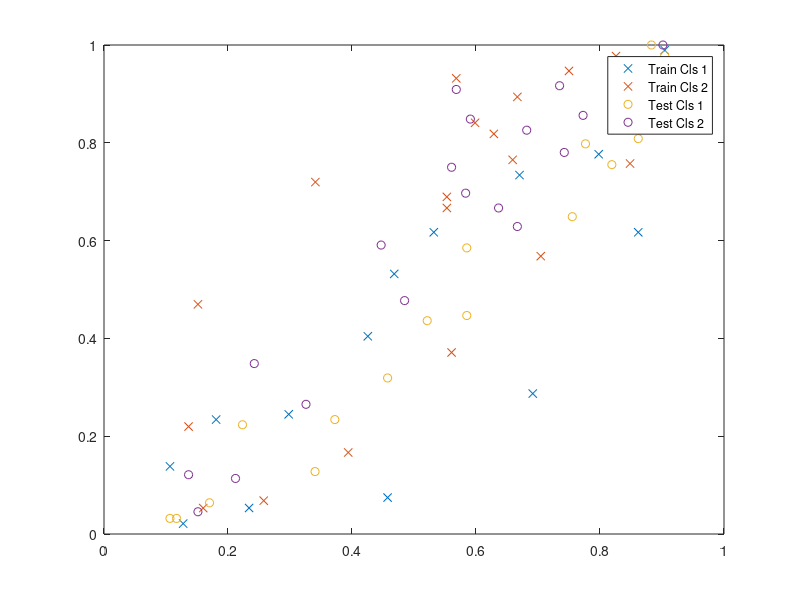

The MATLAB script that drew this image: (Note: this script raises an error after producing the figure.)
clear all
clc

Training_Class1 = [0.1064 0.5682; 0.1277 0.3409; 0.234 0.1515; 0.4574 0.1364; 0.6915 0.16; 0.8617 0.2576; 0.9043 0.3939; 0.9043 0.5606; 0.8936 0.7045; 0.883 0.8485; 0.8404 0.8258; 0.7979 0.6667; 0.6702 0.553; 0.5319 0.6591; 0.4681 0.75; 0.4255 0.5985; 0.2979 0.553; 0.1809 0.6288];

Training_Class2 = [0.1383 0.9318; 0.0213  0.7197; 0.0532  0.4697;  0.0745  0.2197; 0.2872  0.053; 0.617  0.0682; 0.9468  0.1667; 0.9894  0.3712; 0.9681  0.5682; 0.9574  0.7576; 0.9468  0.9773; 0.7766  0.8939; 0.734  0.6894;  0.617  0.7652; 0.5319  0.947 ; 0.4043  0.8409; 0.2447  0.6667; 0.234  0.8182]; 

Test_Class1 =[0.1064  0.6818; 0.117  0.447; 0.1702  0.2424; 0.3404  0.1364; 0.5851  0.1515; 0.7766  0.2121;  0.883  0.3258; 0.9043  0.4848; 0.8936  0.6364; 0.883  0.7727; 0.8617  0.9015; 0.8191  0.7424; 0.7553  0.5833; 0.5851  0.5909; 0.5213  0.7348; 0.4574  0.6667; 0.3723  0.5606; 0.2234  0.5682];

Test_Class2 = [0.0319  0.8258; 0.0319  0.5909; 0.0638  0.3485; 0.1277  0.1212; 0.4468  0.0455; 0.7979  0.1136 ;1  0.2652 ;  0.9787  0.4773 ;  0.9574  0.6667; 0.9574  0.8561; 0.8085  1 ;  0.7553  0.7803; 0.6489  0.697; 0.5851  0.8485 ; 0.4362  0.9167; 0.3191  0.6288; 0.234  0.75; 0.2234  0.9091];

Training = [Training_Class1;Training_Class2];
Test = [Test_Class1;Test_Class2];
plot(Training_Class1, Training_Class2, 'x', Test_Class1, Test_Class2, 'o');
legend('Train Cls 1','Train Cls 2','Test Cls 1','Test Cls 2')
%"show plot tools and dock figure" din meniul la Figure1 pt vizualizarea graficului corect
%introducerea valorilor in Property Editor Line ca in legenda din documentatie
%se introduc X Data Source si Y Data Source pt cele 4 tipuri de puncte

for j=1:36
for i=1:36 
    v(i)=distanta(Training(i,1),Training(i,2),Test(j,1),Test(j,2));
end
 
[X,I]=min(v);
 
if I>18 fprintf('Vectorul %d apartine clasei 2 \n',j);
else fprintf('Vectorul %d apartine clasei 1 \n',j);
 
end
end


function [ dist ] = distanta( el1,el2,el3,el4 )
 
dist=sqrt((el3-el1)^2+(el4-el2)^2); 
 
end
